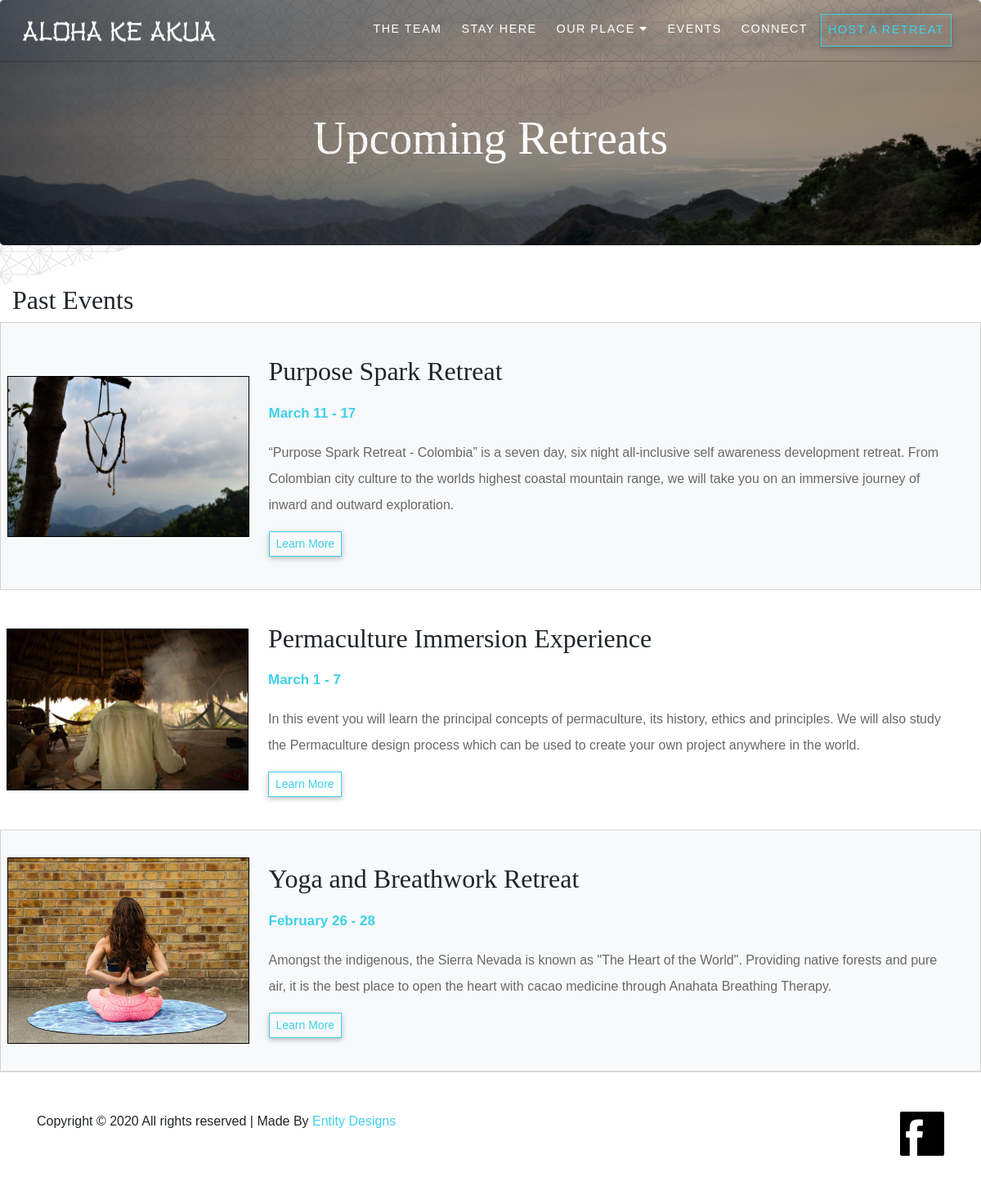
Screenshot of /retreats/events/ with the database file from the repository.
### retreats/models.py (models this page shows, shortened)
class Event(models.Model):
    title = models.CharField(max_length=200)
    home_image = models.ImageField(upload_to='img/', blank=True, default='img/yoga.jpg')
    start_date = models.DateField()
    end_date = models.DateField(blank=True, null=True)
    short_description = models.TextField(max_length=350, help_text='Enter a short description of the retreat')
    description = models.TextField(max_length=1500, help_text='Enter a description of the retreat')
    facilities = models.ManyToManyField(Facility, help_text='Select the Facilities Present', blank=True)
    host = models.TextField(max_length=1000, null=True, blank=True, help_text='Enter a description of the facilitator if there is one')
    schedule = models.TextField(max_length=1000, null=True, blank=True, help_text='Enter a description of the schedule if there is one')
    picture_position = models.CharField(max_length=6, default='center', help_text='Type: up, down, or center to choose header image position ')
    class Meta:
        ordering = ['-start_date']
    @property
    def months_different(self):
        if self.end_date:
            return self.start_date.strftime('%B') == self.end_date.strftime('%B')
    @property
    def current_event(self):
        today = date.today()
        if self.end_date:
            return self.end_date >= today
        return self.start_date >= today
    @property
    def position(self):
        if self.picture_position == 'up':
            return '25%'
        elif self.picture_position == 'center':
            return 'center'
        elif self.picture_position == 'down':
            return '75%'
    @property
    def past_event(self):
        today = date.today()
        if self.end_date:
            return self.end_date < today
        return self.start_date < today
    def get_absolute_url(self):
        return reverse('event-detail', args=[str(self.id)])

### retreats/views.py (the view)
# urls.py: path('events/', views.EventList.as_view(), name='events'),
class EventList(generic.ListView):
    model = Event

### retreats/templates/retreats/event_list.html (shortened to what this page needs)
{% extends "base_generic.html" %}
{% block content %}
<section id="retreat-header"
    class="jumbotron text-center d-flex flex-column justify-content-center align-items-center mb-0 header-mobile">
    <h2 class="display-4 mt-5">Upcoming Retreats</h2>
</section>
<section id="content" class="d-flex flex-column text-md-left text-center">
    <div class="container-fluid retreat">
        {% if event_list %}
        {% for event in event_list %}
        {% if event.current_event %}
                {% load static %}
        {% endif %}
        {% endfor %}
        {% endif %}
<h2 class='pt-5'>Past Events</h2>
        {% if event_list %}
        {% for event in event_list %}
        {% if event.past_event %}
        <div class="row align-items-center px-2 py-3 color-background-past">
            <div class="col-md-3 px-0 order-2 order-md-1">
                {% load static %}
                <img src="/media/{{ event.home_image }}" />
            </div>
            <div class="col-md-9 px-lg-4 px-4 py-4 mt-5 mt-lg-0 order-1 order-md-2">
                <h2 class="display-5 mb-3">{{ event.title }}</h2>
                <p class="card-date"><strong>{{ event.start_date|date:'F j'}}
                    {% if event.end_date != null %} -
                    {% if event.months_different %}
                    {{ event.end_date|date:'j' }}
                    {% else %}
                    {{ event.end_date|date:'F j' }}
                    {% endif %}
                    {% endif %}</strong></p>
                <p>{{ event.short_description }}</p>
                <a href="{{ event.get_absolute_url }}" class="btn rounded-0 btn-sm" id="btn-custom">Learn More</a>
            </div>
        </div>
        {% endif %}
        {% endfor %}
        {% endif %}
    </div>
</section>
{% endblock %}

### retreats/static/css/main.css (style rules this page uses)
* { font-family: "Gotham", sans-serif; }
h1, h2, h3, h4, h5, h1 a { font-family: "Gotham Thin"; }
p { font-family: "Gotham", sans-serif; color: #686868; -webkit-font-smoothing: antialiased; font-size: 16px; line-height: 2rem; }
#btn-custom { border: 1px #3ed1e8 solid; color: #3ed1e8 !important; -webkit-box-shadow: 0 2px 5px 0 rgba(0, 0, 0, 0.16), 0 2px 10px 0 rgba(0, 0, 0, 0.12); box-shadow: 0 2px 5px 0 rgba(0, 0, 0, 0.16), 0 2px 10px 0 rgba(0, 0, 0, 0.12); }
#retreat-header { background: url("/static/img/jungle.jpg") center center/cover no-repeat; -webkit-box-shadow: inset 0 0 0 1000px rgba(0, 0, 0, 0.3); box-shadow: inset 0 0 0 1000px rgba(0, 0, 0, 0.3); height: 300px; color: white; }
#retreat-header:before { position: absolute; content: ''; top: 0; right: 0; bottom: 0; left: 0; background: url("/static/img/black-thread.png"); -webkit-clip-path: polygon(100% 0, 8% 0, 0 0, 0 100%); clip-path: polygon(100% 0, 8% 0, 0 0, 0 100%); opacity: .4; height: 350px; }
#content img { width: 100%; border: 1px solid black; }
.card-date { color: #3ed1e8; font-size: 17px; }
a:hover p, h2 { display: inline-block; text-decoration: none !important; }
.color-background-past:nth-child(even) { background-color: #f8f9fa; border: 1px solid lightgray; }

### rows the page displays
Event: home_image (picture), title "Purpose Spark Retreat", start_date "March 11", end_date "17", short_description "“Purpose Spark Retreat - Colombia” is a seven day, six night all-inclusive self awareness development retreat. From Colombian city culture to the worlds highest coastal mountain range, we will take you on an immersive journey of inward and outward exploration."
Event: home_image (picture), title "Permaculture Immersion Experience", start_date "March 1", end_date "7", short_description "In this event you will learn the principal concepts of permaculture, its history, ethics and principles. We will also study the Permaculture design process which can be used to create your own project anywhere in the world."
Event: home_image (picture), title "Yoga and Breathwork Retreat", start_date "February 26", end_date "28", short_description "Amongst the indigenous, the Sierra Nevada is known as \"The Heart of the World\". Providing native forests and pure air, it is the best place to open the heart with cacao medicine through Anahata Breathing Therapy."
